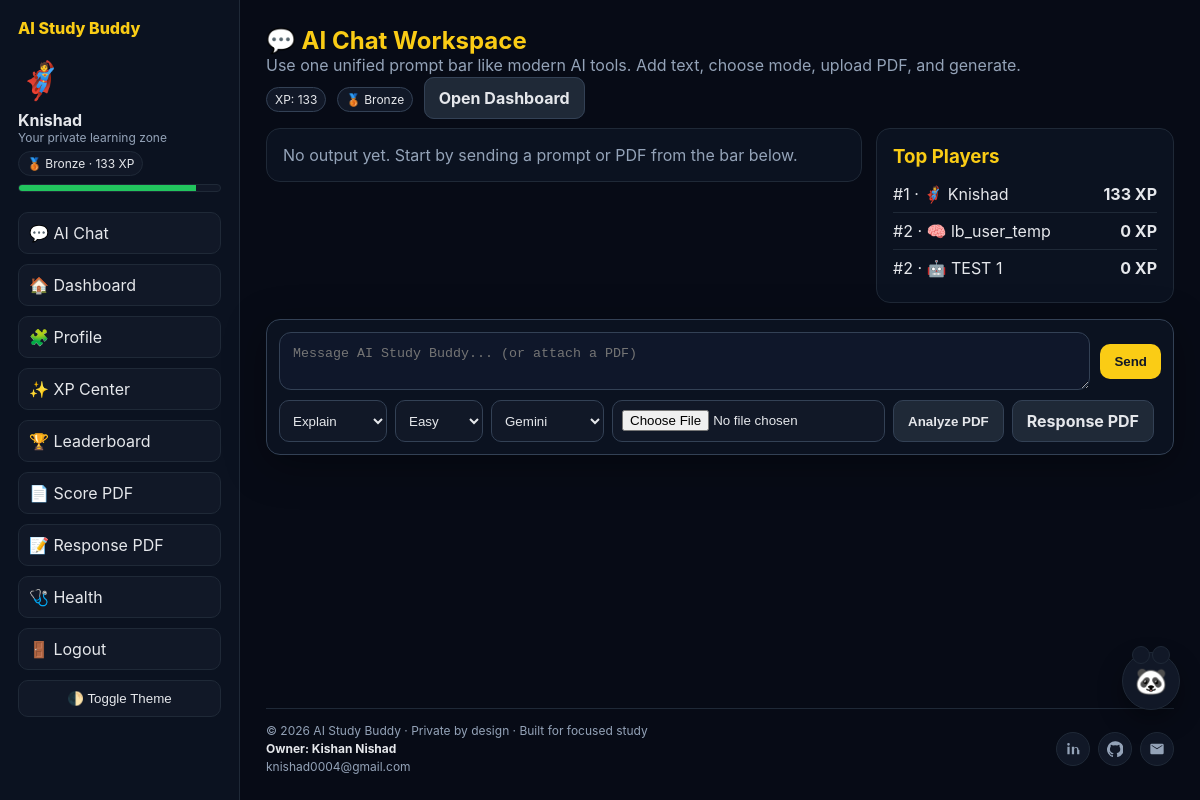
The page /chat (signed in) on the database its author committed.
### tables this page shows
CREATE TABLE users (
            id INTEGER PRIMARY KEY AUTOINCREMENT,
            username TEXT UNIQUE NOT NULL,
            password_hash TEXT NOT NULL,
            avatar TEXT NOT NULL,
            created_at TEXT NOT NULL
        , xp INTEGER NOT NULL DEFAULT 0);

### app.py (the view, shortened to what this page needs)
    @app.route("/chat", methods=["GET", "POST"])
    @login_required
    def chat():
        response_text = ""
        raw_response = ""
        user_input = ""
        mode = "explain"
        difficulty = "Easy"
        provider = "gemini"
        api_warning = None
        if raw_response:
            session["last_response_text"] = raw_response
            session["last_response_mode"] = mode
            session["last_response_topic"] = user_input[:300]
        leaderboard = get_leaderboard(app, 10)
        return render_template(
            "chat.html",
            user=g.user,
            response=response_text,
            user_input=user_input,
            mode=mode,
            difficulty=difficulty,
            provider=provider,
            api_warning=api_warning,
            leaderboard=leaderboard,
            level_info=get_level_info(int(g.user["xp"])),
        )

### app.py (called while the page is built)
def get_db_connection(app: Flask) -> sqlite3.Connection:
    conn = sqlite3.connect(app.config["DATABASE_PATH"])
    conn.row_factory = sqlite3.Row
    return conn

def login_required(view):
    @wraps(view)
    def wrapped_view(*args, **kwargs):
        if "user_id" not in session:
            return redirect(url_for("login"))
        return view(*args, **kwargs)
    return wrapped_view

def get_current_user(app: Flask):
    user_id = session.get("user_id")
    if not user_id:
        return None
    conn = get_db_connection(app)
    user = conn.execute("SELECT id, username, avatar, xp FROM users WHERE id = ?", (user_id,)).fetchone()
    conn.close()
    return user

def get_level_info(xp: int):
    current_name = "Bronze"
    current_icon = "🥉"
    next_threshold = None
    for threshold, name, icon in LEVELS:
        if xp >= threshold:
            current_name = name
            current_icon = icon
        elif next_threshold is None:
            next_threshold = threshold
    progress_to_next = 100
    if next_threshold is not None:
        previous_threshold = 0
        for threshold, _, _ in LEVELS:
            if threshold <= xp:
                previous_threshold = threshold
        span = max(next_threshold - previous_threshold, 1)
        progress_to_next = int(((xp - previous_threshold) / span) * 100)
    return {
        "name": current_name,
        "icon": current_icon,
        "next_threshold": next_threshold,
        "progress": max(0, min(progress_to_next, 100)),
    }

def get_leaderboard(app: Flask, limit: int = 20):
    conn = get_db_connection(app)
    users = conn.execute(
        "SELECT username, avatar, xp FROM users ORDER BY xp DESC, id ASC LIMIT ?",
        (limit,),
    ).fetchall()
    conn.close()
    leaderboard = []
    rank = 0
    previous_xp = None
    for idx, row in enumerate(users, start=1):
        if previous_xp != row["xp"]:
            rank = idx
            previous_xp = row["xp"]
        leaderboard.append(
            {
                "rank": rank,
                "username": row["username"],
                "avatar": row["avatar"],
                "xp": int(row["xp"]),
                "level": get_level_info(int(row["xp"])),
            }
        )
    return leaderboard

### templates/chat.html (shortened to what this page needs)
{% extends 'base.html' %}
{% block content %}
<section class="hero">
  <div>
    <h1>💬 AI Chat Workspace</h1>
    <p style="color:#94a3b8">Use one unified prompt bar like modern AI tools. Add text, choose mode, upload PDF, and generate.</p>
  </div>
  <div>
    <span class="chip">XP: {{ user['xp'] }}</span>
    {% if level_info %}<span class="chip">{{ level_info['icon'] }} {{ level_info['name'] }}</span>{% endif %}
    <a class="btn btn-alt" href="{{ url_for('dashboard') }}">Open Dashboard</a>
  </div>
</section>
<div class="two-col">
  <section>
    {% if response %}
      <section class="panel response">
        {% if mode == 'quiz' %}
          <div class="timer" id="timer"></div>
          <div id="quizContainer"></div>
          <div class="xp-track"><div id="xpBar"></div></div>
          <div id="levelUp">🎉 Perfect score! Bonus XP granted on submit.</div>
          <button class="btn btn-primary" type="button" onclick="checkScore()" style="margin-top:10px">Submit Quiz</button>
          <div id="scoreBox" style="margin-top:8px"></div>
          <input type="hidden" id="topicValue" value="{{ user_input|e }}">
          <input type="hidden" id="difficultyValue" value="{{ difficulty|e }}">
          <input type="hidden" id="providerValue" value="{{ provider|e }}">
        {% else %}
          {{ response|safe }}
        {% endif %}
      </section>
    {% else %}
      <section class="panel" style="color:#94a3b8">No output yet. Start by sending a prompt or PDF from the bar below.</section>
    {% endif %}
  </section>
  <section class="panel">
    <h3 style="margin-bottom:8px;color:#facc15">Top Players</h3>
    {% for item in leaderboard %}
      <div class="rank-row">
        <div>#{{ item['rank'] }} · {{ item['avatar'] }} {{ item['username'] }}</div>
        <strong>{{ item['xp'] }} XP</strong>
      </div>
    {% endfor %}
  </section>
</div>
<form class="composer" method="POST" enctype="multipart/form-data">
  <div class="composer-top">
    <textarea class="prompt" name="topic" placeholder="Message AI Study Buddy... (or attach a PDF)" maxlength="2000">{{ user_input }}</textarea>
    <button class="btn btn-primary" type="submit" name="action" value="generate">Send</button>
  </div>
  <div class="controls">
    <select name="mode">
      <option value="explain" {% if mode == 'explain' %}selected{% endif %}>Explain</option>
    </select>
    <select name="difficulty">
      <option value="Easy" {% if difficulty == 'Easy' %}selected{% endif %}>Easy</option>
    </select>
    <select name="provider">
      <option value="gemini" {% if provider == 'gemini' %}selected{% endif %}>Gemini</option>
    </select>
    <input type="file" name="pdf_file" accept="application/pdf">
    <button class="btn btn-alt" type="submit" name="action" value="pdf">Analyze PDF</button>
    <a class="btn btn-alt" href="{{ url_for('export_response_pdf') }}">Response PDF</a>
  </div>
</form>
{% endblock %}

### templates/base.html (shortened to what this page needs)
<!DOCTYPE html>
<html lang="en">
<head>
</head>
<body>
  <div class="layout">
    {% if user %}
    <aside class="sidebar">
      <div class="brand">AI Study Buddy</div>
      <div class="avatar-badge">{{ user['avatar'] }}</div>
      <div><strong>{{ user['username'] }}</strong></div>
      <div class="small">Your private learning zone</div>
      {% if current_level %}
      <div class="level-pill">{{ current_level['icon'] }} {{ current_level['name'] }} · {{ user['xp'] }} XP</div>
      <div class="progress-track"><div class="progress-bar" data-progress="{{ current_level['progress'] }}"></div></div>
      {% endif %}
      <nav class="menu">
        <a href="{{ url_for('chat') }}">💬 AI Chat</a>
        <a href="{{ url_for('dashboard') }}">🏠 Dashboard</a>
        <a href="{{ url_for('profile') }}">🧩 Profile</a>
        <a href="{{ url_for('xp_center') }}">✨ XP Center</a>
        <a href="{{ url_for('leaderboard_page') }}">🏆 Leaderboard</a>
        <a href="{{ url_for('export_scores_pdf') }}">📄 Score PDF</a>
        <a href="{{ url_for('export_response_pdf') }}">📝 Response PDF</a>
        <a href="{{ url_for('health_page') }}">🩺 Health</a>
        <a href="{{ url_for('logout') }}">🚪 Logout</a>
      </nav>
      <button id="themeToggle" class="theme-toggle" type="button">🌓 Toggle Theme</button>
    </aside>
    {% endif %}
    <main class="main">
      {% block content %}{% endblock %}
      <footer class="footer">
        <div class="footer-row">
          <div class="owner">
            <div>© 2026 AI Study Buddy · Private by design · Built for focused study</div>
            <strong>Owner: Kishan Nishad</strong>
            <div class="owner-mail">knishad0004@gmail.com</div>
          </div>
          <div class="owner-icons">
            <a class="icon-btn icon-wrap" data-tooltip="LinkedIn" href="https://www.linkedin.com/in/kishan-nishad-161a73392" target="_blank" rel="noopener noreferrer" aria-label="LinkedIn" title="LinkedIn">
              <svg viewBox="0 0 24 24" aria-hidden="true"><path d="M6.94 8.5H3.56V20h3.38V8.5zM5.25 7.03a1.97 1.97 0 1 0 0-3.94 1.97 1.97 0 0 0 0 3.94zM20.44 13.37c0-3.07-1.64-4.5-3.82-4.5-1.76 0-2.55.97-2.99 1.65V8.5h-3.38V20h3.38v-6.43c0-1.7.32-3.34 2.43-3.34 2.08 0 2.11 1.95 2.11 3.45V20h3.38v-6.63z"/></svg>
            </a>
            <a class="icon-btn icon-wrap" data-tooltip="GitHub" href="https://github.com/code-with-kishan" target="_blank" rel="noopener noreferrer" aria-label="GitHub" title="GitHub">
            </a>
            <a class="icon-btn icon-wrap" data-tooltip="Email" href="mailto:knishad0004@gmail.com" aria-label="Email" title="Email">
              <svg viewBox="0 0 24 24" aria-hidden="true"><path d="M20 4H4a2 2 0 0 0-2 2v12a2 2 0 0 0 2 2h16a2 2 0 0 0 2-2V6a2 2 0 0 0-2-2zm0 3.2-8 5-8-5V6l8 5 8-5v1.2z"/></svg>
            </a>
          </div>
        </div>
      </footer>
    </main>
  </div>
  {% if user %}
  <button id="buddyFab" class="buddy-fab" type="button" aria-label="Open AI helper">🐼</button>
  {% endif %}
</body>
</html>

### templates/base.html (style rules this page uses)
:root { --bg:#070b16; --text:#e5e7eb; --muted:#94a3b8; --card:#0b1220; --card-2:#111827; --border:#1f2937; --accent:#facc15; --chat-panel:#1d1336; --chat-head:#2a1a4f; --chat-ai:#261a45; --chat-user:#1f2937; }
* { margin:0;padding:0;box-sizing:border-box }
body { font-family:Inter,system-ui,-apple-system,sans-serif;background:var(--bg);color:var(--text);transition:background .2s ease,color .2s ease }
a { text-decoration:none;color:inherit }
.layout { display:grid;grid-template-columns:240px 1fr;min-height:100vh }
.sidebar { background:var(--card);border-right:1px solid var(--border);padding:18px;position:sticky;top:0;height:100vh }
.brand { font-weight:800;color:var(--accent);margin-bottom:20px }
.avatar-badge { font-size:36px;margin-bottom:8px }
.small { font-size:12px;color:var(--muted) }
.level-pill { display:inline-block;margin-top:6px;padding:4px 8px;border-radius:999px;background:var(--card-2);border:1px solid var(--border);font-size:12px }
.progress-track { height:8px;background:var(--card-2);border-radius:999px;overflow:hidden;margin-top:8px;border:1px solid var(--border) }
.progress-bar { height:100%;background:#22c55e }
.menu { display:flex;flex-direction:column;gap:10px;margin-top:20px }
.menu a { padding:10px;border-radius:10px;background:var(--card-2);border:1px solid var(--border) }
.theme-toggle { margin-top:10px;padding:10px;border-radius:10px;border:1px solid var(--border);background:var(--card-2);color:var(--text);cursor:pointer;width:100% }
.main { padding:26px;display:flex;flex-direction:column;min-height:100vh }
.footer { margin-top:auto;padding-top:14px;border-top:1px solid var(--border);color:var(--muted);font-size:12px }
.footer-row { display:flex;justify-content:space-between;align-items:center;gap:12px;flex-wrap:wrap }
.owner { display:flex;flex-direction:column;gap:3px }
.owner strong { color:var(--text) }
.owner-mail { color:var(--muted) }
.owner-icons { display:flex;gap:8px;align-items:center }
.icon-btn { width:34px;height:34px;display:flex;align-items:center;justify-content:center;border-radius:50%;background:var(--card-2);border:1px solid var(--border);color:var(--muted);transition:all .2s ease }
.icon-btn svg { width:16px;height:16px;fill:currentColor }
.icon-wrap { position:relative }
.icon-wrap::after { content:attr(data-tooltip); position:absolute; left:50%; transform:translateX(-50%); bottom:42px; background:var(--card-2); color:var(--text); border:1px solid var(--border); font-size:11px; padding:4px 7px; border-radius:6px; white-space:nowrap; opacity:0; pointer-events:none; transition:opacity .2s ease; }
.buddy-fab { position:fixed; right:20px; bottom:120px; width:58px; height:58px; border-radius:50%; border:1px solid var(--border); background:var(--card-2); color:var(--text); font-size:26px; cursor:pointer; z-index:90; box-shadow:0 10px 25px rgba(0,0,0,.35); animation:buddyPulse 2.2s ease-in-out infinite; }
.buddy-fab::before,.buddy-fab::after { content:'';position:absolute;top:-7px;width:16px;height:16px;background:var(--card-2);border:1px solid var(--border);border-radius:50% }
.buddy-fab::before { left:9px }
.buddy-fab::after { right:9px }

### rows shown on the page
users: avatar "🦸", username "Knishad", xp "133", rank "1"
users: rank "2", avatar "🧠", username "lb_user_temp", xp "0"
users: rank "2", avatar "🤖", username "TEST 1", xp "0"

### other values the page prints
{{ current_level['icon'] }} "🥉"
{{ current_level['name'] }} "Bronze"
{{ level_info['icon'] }} "🥉"
{{ level_info['name'] }} "Bronze"
